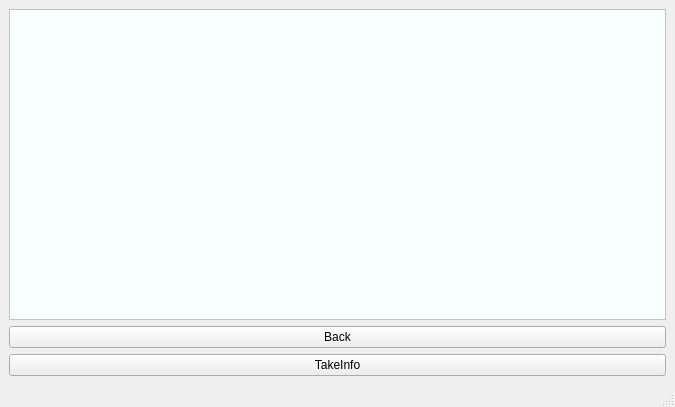
<?xml version="1.0" encoding="UTF-8"?>
<ui version="4.0">
 <class>TableWindow</class>
 <widget class="QMainWindow" name="TableWindow">
  <property name="geometry">
   <rect>
    <x>0</x>
    <y>0</y>
    <width>675</width>
    <height>407</height>
   </rect>
  </property>
  <property name="minimumSize">
   <size>
    <width>600</width>
    <height>0</height>
   </size>
  </property>
  <property name="maximumSize">
   <size>
    <width>700</width>
    <height>16777215</height>
   </size>
  </property>
  <property name="windowTitle">
   <string>MainWindow</string>
  </property>
  <widget class="QWidget" name="centralwidget">
   <layout class="QVBoxLayout" name="verticalLayout">
    <item>
     <widget class="QTableWidget" name="tableWidget">
      <property name="styleSheet">
       <string notr="true">background-color: rgb(247, 255, 255);</string>
      </property>
     </widget>
    </item>
    <item>
     <widget class="QPushButton" name="ToMenu">
      <property name="text">
       <string>Back</string>
      </property>
     </widget>
    </item>
    <item>
     <widget class="QPushButton" name="TakeInfo">
      <property name="text">
       <string>TakeInfo</string>
      </property>
     </widget>
    </item>
   </layout>
  </widget>
  <widget class="QMenuBar" name="menubar">
   <property name="geometry">
    <rect>
     <x>0</x>
     <y>0</y>
     <width>675</width>
     <height>21</height>
    </rect>
   </property>
  </widget>
  <widget class="QStatusBar" name="statusbar"/>
 </widget>
 <resources/>
 <connections/>
</ui>
